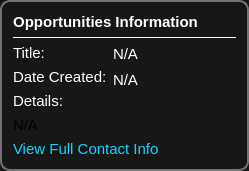
                 <widget class="QFrame" name="frame_4">
                  <property name="styleSheet">
                   <string notr="true">border: 2px solid #737373;
background-color: #171717;
border-radius: 10px;</string>
                  </property>
                  <property name="frameShape">
                   <enum>QFrame::Shape::StyledPanel</enum>
                  </property>
                  <property name="frameShadow">
                   <enum>QFrame::Shadow::Raised</enum>
                  </property>
                  <layout class="QVBoxLayout" name="verticalLayout_17">
                   <item>
                    <layout class="QHBoxLayout" name="horizontalLayout_11">
                     <item>
                      <widget class="QLabel" name="contactinfohead_lbl">
                       <property name="sizePolicy">
                        <sizepolicy hsizetype="Expanding" vsizetype="Fixed">
                         <horstretch>0</horstretch>
                         <verstretch>0</verstretch>
                        </sizepolicy>
                       </property>
                       <property name="font">
                        <font>
                         <pointsize>11</pointsize>
                         <bold>true</bold>
                        </font>
                       </property>
                       <property name="styleSheet">
                        <string notr="true">background: transparent;
color: #fff;
border: none</string>
                       </property>
                       <property name="text">
                        <string>Opportunities Information</string>
                       </property>
                       <property name="alignment">
                        <set>Qt::AlignmentFlag::AlignCenter</set>
                       </property>
                      </widget>
                     </item>
                     <item>
                      <widget class="QPushButton" name="promote_to_prospect_btn">
                       <property name="font">
                        <font>
                         <family>Segoe UI</family>
                         <italic>false</italic>
                         <bold>true</bold>
                        </font>
                       </property>
                       <property name="cursor">
                        <cursorShape>PointingHandCursor</cursorShape>
                       </property>
                       <property name="toolTip">
                        <string/>
                       </property>
                       <property name="styleSheet">
                        <string notr="true">QPushButton {
    border: none;
}

QPushButton:hover {
    background-color: #3A3A3A; /* Dark gray background on hover */
    color: #FFFFFF; /* White text on hover */
    border-color: #1E90FF; /* Slightly lighter blue border on hover */
}

QPushButton:pressed {
    background-color: #5A5A5A; /* Darker gray background on press */
    color: #FFFFFF; /* White text on press */
    border-color: #1E90FF; /* Keep the blue border color when pressed */
}
</string>
                       </property>
                       <property name="text">
                        <string/>
                       </property>
                       <property name="icon">
                        <iconset resource="../qrc/icons.qrc">
                         <normaloff>:/Resources/delete.svg</normaloff>:/Resources/delete.svg</iconset>
                       </property>
                       <property name="iconSize">
                        <size>
                         <width>25</width>
                         <height>25</height>
                        </size>
                       </property>
                       <property name="flat">
                        <bool>true</bool>
                       </property>
                      </widget>
                     </item>
                    </layout>
                   </item>
                   <item>
                    <widget class="Line" name="line_3">
                     <property name="styleSheet">
                      <string notr="true">
    background-color: white;
    max-height: 1px;
    min-height: 1px;
    border: none;
</string>
                     </property>
                     <property name="frameShadow">
                      <enum>QFrame::Shadow::Sunken</enum>
                     </property>
                     <property name="orientation">
                      <enum>Qt::Orientation::Horizontal</enum>
                     </property>
                    </widget>
                   </item>
                   <item>
                    <layout class="QHBoxLayout" name="horizontalLayout_12">
                     <item>
                      <layout class="QVBoxLayout" name="verticalLayout_18">
                       <item>
                        <widget class="QLabel" name="compname_lbl">
                         <property name="font">
                          <font>
                           <pointsize>11</pointsize>
                          </font>
                         </property>
                         <property name="styleSheet">
                          <string notr="true">background: transparent;
color: #fff;
border: none</string>
                         </property>
                         <property name="text">
                          <string>Title:</string>
                         </property>
                        </widget>
                       </item>
                       <item>
                        <widget class="QLabel" name="comprole_lbl">
                         <property name="font">
                          <font>
                           <pointsize>11</pointsize>
                          </font>
                         </property>
                         <property name="styleSheet">
                          <string notr="true">background: transparent;
color: #fff;
border: none</string>
                         </property>
                         <property name="text">
                          <string>Date Created:</string>
                         </property>
                        </widget>
                       </item>
                       <item>
                        <widget class="QLabel" name="contnum_lbl">
                         <property name="font">
                          <font>
                           <pointsize>11</pointsize>
                          </font>
                         </property>
                         <property name="styleSheet">
                          <string notr="true">background: transparent;
color: #fff;
border: none</string>
                         </property>
                         <property name="text">
                          <string>Details:</string>
                         </property>
                        </widget>
                       </item>
                      </layout>
                     </item>
                     <item>
                      <layout class="QVBoxLayout" name="verticalLayout_19">
                       <item>
                        <widget class="QLabel" name="opportunity_title_lbl">
                         <property name="font">
                          <font>
                           <pointsize>11</pointsize>
                          </font>
                         </property>
                         <property name="styleSheet">
                          <string notr="true">background: transparent;
color: #fff;
border: none</string>
                         </property>
                         <property name="text">
                          <string>N/A</string>
                         </property>
                        </widget>
                       </item>
                       <item>
                        <widget class="QLabel" name="job_title_lbl">
                         <property name="font">
                          <font>
                           <pointsize>11</pointsize>
                          </font>
                         </property>
                         <property name="styleSheet">
                          <string notr="true">background: transparent;
color: #fff;
border: none</string>
                         </property>
                         <property name="text">
                          <string>N/A</string>
                         </property>
                        </widget>
                       </item>
                       <item>
                        <spacer name="horizontalSpacer_8">
                         <property name="orientation">
                          <enum>Qt::Orientation::Horizontal</enum>
                         </property>
                         <property name="sizeHint" stdset="0">
                          <size>
                           <width>40</width>
                           <height>20</height>
                          </size>
                         </property>
                        </spacer>
                       </item>
                      </layout>
                     </item>
                    </layout>
                   </item>
                   <item>
                    <layout class="QHBoxLayout" name="horizontalLayout_23">
                     <item>
                      <widget class="QLabel" name="details_lbl">
                       <property name="font">
                        <font>
                         <pointsize>11</pointsize>
                        </font>
                       </property>
                       <property name="styleSheet">
                        <string notr="true">background: transparent;

border: none</string>
                       </property>
                       <property name="text">
                        <string>N/A</string>
                       </property>
                      </widget>
                     </item>
                    </layout>
                   </item>
                   <item>
                    <layout class="QHBoxLayout" name="horizontalLayout">
                     <item>
                      <widget class="QLabel" name="full_info_lbl">
                       <property name="font">
                        <font>
                         <pointsize>11</pointsize>
                        </font>
                       </property>
                       <property name="cursor">
                        <cursorShape>PointingHandCursor</cursorShape>
                       </property>
                       <property name="styleSheet">
                        <string notr="true">background: transparent;
color: #16D4FF;
border: none</string>
                       </property>
                       <property name="text">
                        <string>View Full Contact Info</string>
                       </property>
                      </widget>
                     </item>
                    </layout>
                   </item>
                  </layout>
                 </widget>
